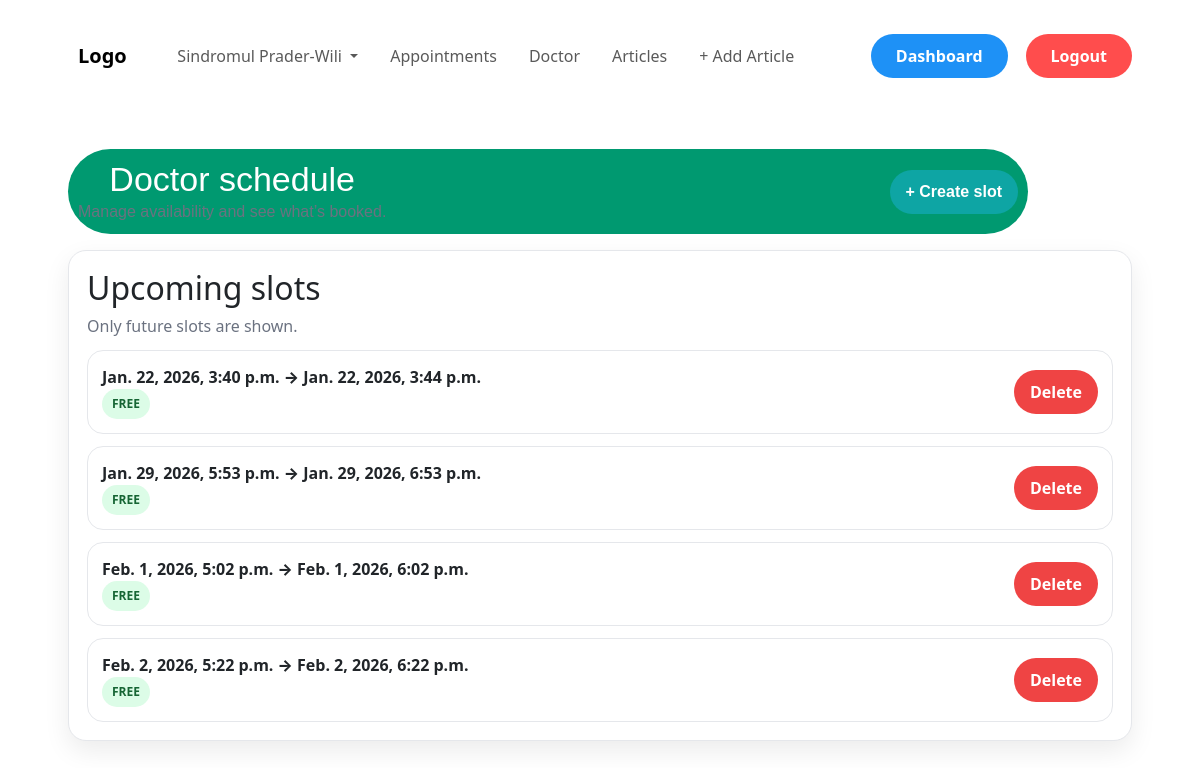
The app's page /appointments/doctor/schedule/ (signed in), older data.
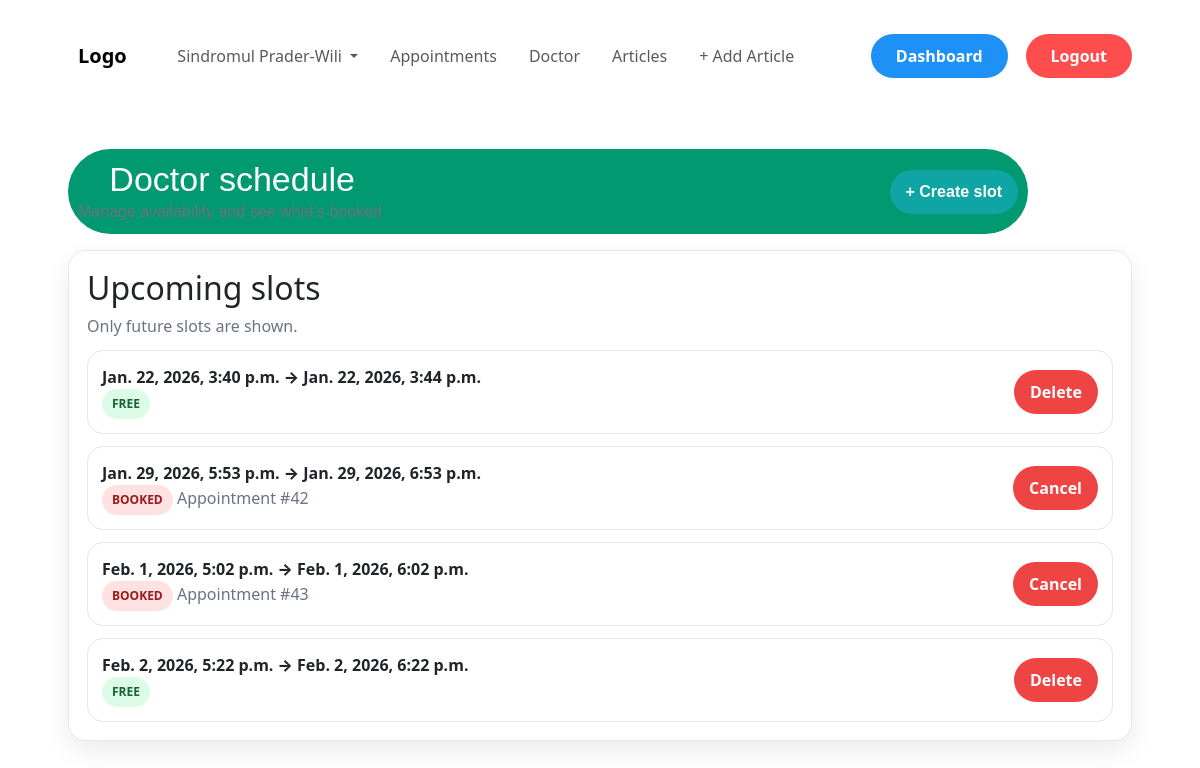
The same page, newer data.
### appointments/models.py (models this page shows, shortened)
class AppointmentSlot(models.Model):
    STATUS_CHOICES = [
        ("available", "Available"),
        ("booked", "Booked"),
        ("cancelled", "Cancelled"),
    ]
    doctor = models.ForeignKey(User, on_delete=models.CASCADE, related_name="slots")
    start_time = models.DateTimeField()
    end_time = models.DateTimeField()
    status = models.CharField(max_length=20, choices=STATUS_CHOICES, default="available")
    class Meta:
        indexes = [
            models.Index(fields=["doctor", "start_time", "status"]),
        ]

### appointments/views.py (the view)
# urls.py: path("doctor/schedule/", views.doctor_schedule, name="doctor_schedule"),
@login_required
def doctor_schedule(request: HttpRequest) -> HttpResponse:
    if not request.user.is_staff:
        return HttpResponseForbidden("Only doctors can view this page.")
    appt_id_sq = Appointment.objects.filter(
        slot_id=OuterRef("pk"),
        status="booked",
    ).values("id")[:1]
    slots = (
        AppointmentSlot.objects
        .filter(doctor=request.user, start_time__gte=timezone.now())
        .annotate(booked_appointment_id=Subquery(appt_id_sq))
        .order_by("start_time")
    )
    return render(request, "appointments/doctor_schedule.html", {"slots": slots})

### appointments/templates/appointments/doctor_schedule.html (shortened to what this page needs)
{% load static %}
<!doctype html>
<html lang="en">
<head>
   <link rel="stylesheet" href="{% static 'css/style.css' %}">
  <link rel="stylesheet" href="https://cdn.jsdelivr.net/npm/bootstrap@5.3.3/dist/css/bootstrap.min.css">
</head>
<body>
      {% include "index/navbar.html" %}
    <main class="container">
        <div class="header">
            <div>
                <h1>Doctor schedule</h1>
                <div class="muted">Manage availability and see what’s booked.</div>
            </div>
            <a class="btn" href="{% url 'appointments:doctor_create_slot' %}">+ Create slot</a>
        </div>
        <div class="card" style="margin-top:16px;">
            <h2 style="margin:0 0 6px;">Upcoming slots</h2>
            <div class="muted">Only future slots are shown.</div>
            {% for s in slots %}
            <div class="slot">
                <div>
                    <div style="font-weight:800;">
                        {{ s.start_time }} → {{ s.end_time }}
                    </div>
                    {% if s.booked_appointment_id %}
                    <span class="pill pill-booked">BOOKED</span>
                    <span class="muted">Appointment #{{ s.booked_appointment_id }}</span>
                    {% else %}
                    <span class="pill pill-free">FREE</span>
                    {% endif %}
                </div>
                {% if s.booked_appointment_id %}
                <form method="post" action="{% url 'appointments:cancel' s.booked_appointment_id %}">
                    <button class="btn btn-danger" type="submit">Cancel</button>
                </form>
                {% else %}
                <form method="post" action="{% url 'appointments:doctor_delete_slot' s.id %}">
                    <button class="btn btn-danger" type="submit">Delete</button>
                </form>
                {% endif %}
            </div>
            {% empty %}
            <p class="muted" style="margin-top:14px;">No upcoming slots.</p>
            {% endfor %}
        </div>
    </main>
</body>
</html>

Row changes from the older to the newer data that the page shows:
changed AppointmentSlot "Jan. 29, 2026, 5:53 p.m.": booked_appointment_id (not shown) → "42"; text "FREE Delete" → "BOOKED Appointment # Cancel"
changed AppointmentSlot "Feb. 1, 2026, 5:02 p.m.": booked_appointment_id (not shown) → "43"; text "FREE Delete" → "BOOKED Appointment # Cancel"
